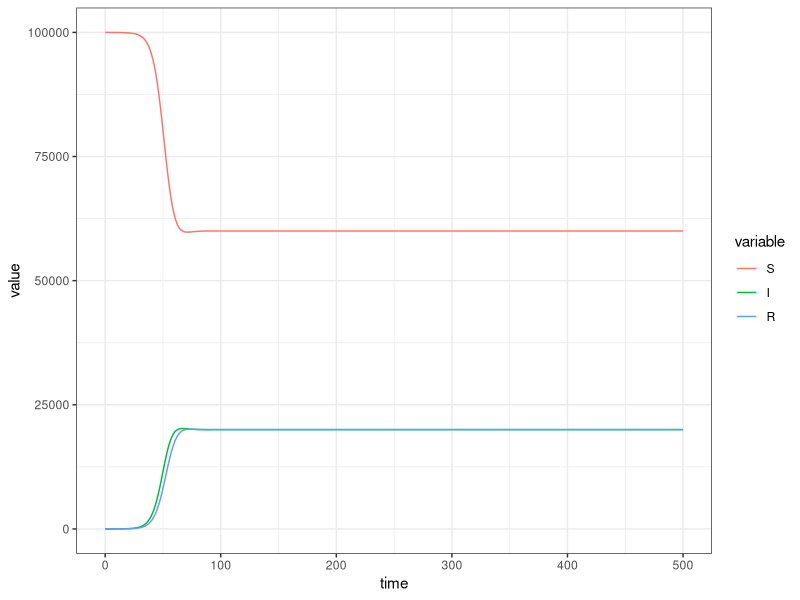
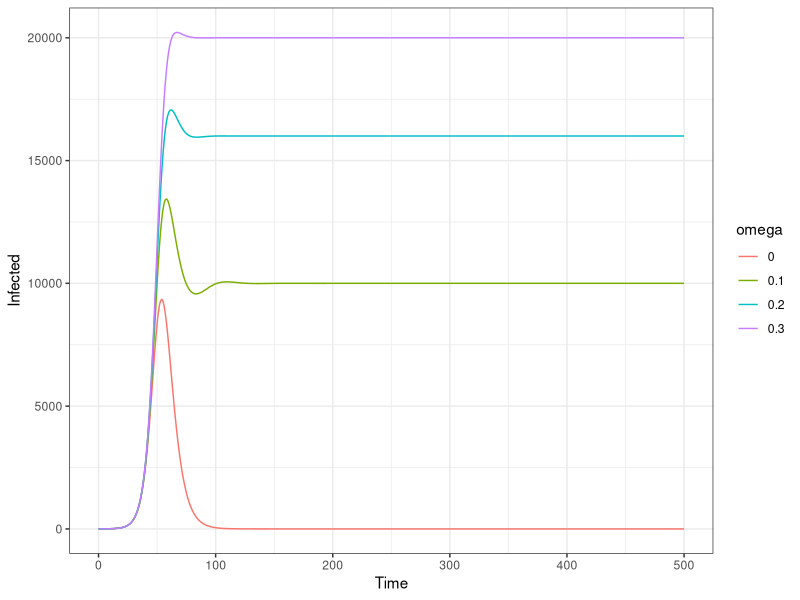
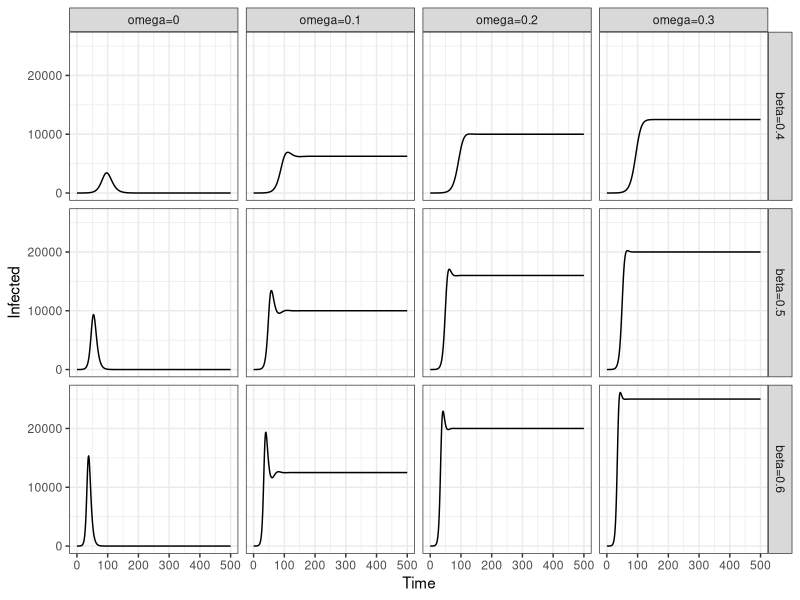

Generate these figures, in order, with R:
###############################################################################################

#SIRS model (closed population) - adds waning immunity to the basic SIR model

###############################################################################################
library(deSolve)
library(ggplot2)
library(reshape2)

## SIRS model (a model with waning immunity) ##
# Backward flow from R to S indicates those who lost infection-induced immunity over time.

#1. Define model function
SIRS<-function(t, state, params) {
  with(as.list(c(state, params)),{
    N = S + I + R

    #SIRS equations from lecture
    dS <- -beta*S*I/N  + omega*R
    dI <- beta*S*I/N - gamma*I
    dR <- gamma*I - omega*R

    # return the rates of change as a list
    list(c(dS, dI, dR))
  })
}

#2. Define parameters and starting compartment sizes
# Omega is 1/duration of immunity, assuming a constant rate of waning immunity.
params <- c(beta = 0.5, #effective contact rate (aka transmission rate)
                gamma = 0.3, #recovery rate (1/duration infection)
                omega = 0.3 # waning immunity
)

state <- c(S = 99999, #population of 100,000, 1 person starts of infected
           I = 1,
           R = 0
)


#3. Run SIRS model
T_end <- 500 #run model for 500 time steps (e.g. months)
times <- seq(0, T_end, by = 1) #runs the model for 500 time steps (e.g. months), and computes output at each time step
output <- ode(y = state, times = times, func = SIRS, parms = params)

#Plot the number of individuals in S, I, R compartments over time
output_t <- melt(as.data.frame(output), id.vars='time')
ggplot(output_t)+
  geom_line(aes(time,value,color=variable))+
  theme_bw()

#4. One-way sensitivity analysis on the rate of waning immunity
omega_list <- seq(0,0.3,by=0.1) # a vector of omegas
osa_dt <- data.frame() # empty data to save outputs

for (this_omega in omega_list){
  # Update omega
  params['omega']= this_omega
  # Solve ODE
  this_output <- as.data.frame(ode(y = state, times=times, func=SIRS, parms = params))
  # Save omega value in the outcome table
  this_output$omega = as.character(this_omega)
  # Stack the ode result
  osa_dt <- rbind(osa_dt, this_output)

}

# Plot the results with varying rate of waning immunity
# How does changing waning immunity affect the disease dynamic?
ggplot(osa_dt)+
    geom_line(aes(x=time, y=I, color=omega, group=omega))+
    ylab("Infected")+
    xlab("Time")+
    theme_bw()

#5. Two-way sensitivity analysis on omega & beta
# Effect of waning immunity on epidemic growth can depend on how fast the disease spreads (beta).
omega_list <- seq(0,0.3,by=0.1) # a vector of omegas
beta_list <- seq(0.4,0.6,by=0.1) # a vector of beta values
twsa_dt <- data.frame() # data to save the ode outcomes

for (this_beta in beta_list){
  # Update beta
  params['beta'] = this_beta
  for (this_omega in omega_list){
    # update omega
    params['omega'] = this_omega
    # Run ode solver
    this_output <- as.data.frame(ode(y = state, times=times, func=SIRS, parms = params))
    # Save omega
    this_output$omega = as.character(this_omega)
    # Save beta
    this_output$beta = as.character(this_beta)
    # Stack the ode result
    twsa_dt <- rbind(twsa_dt, this_output)
  }
}

# Change the label for omega and beta
omega_lb <- sapply(omega_list,function(x) paste0("omega=",x))
omega_lb
twsa_dt$omega <- factor(twsa_dt$omega, labels = omega_lb)
beta_lb <- sapply(beta_list,function(x) paste0("beta=",x))
beta_lb
twsa_dt$beta <- factor(twsa_dt$beta, labels = beta_lb)
# Check if label is created correctly
head(twsa_dt)

# Plot the two-way sensitivity analysis result.
# Has the effect of waning immunity on epidemic changed with different betas?
ggplot(twsa_dt)+
  geom_line(aes(x=time, y=I))+
  facet_grid(beta~omega)+
  ylab("Infected")+
  xlab("Time")+
  theme_bw()
